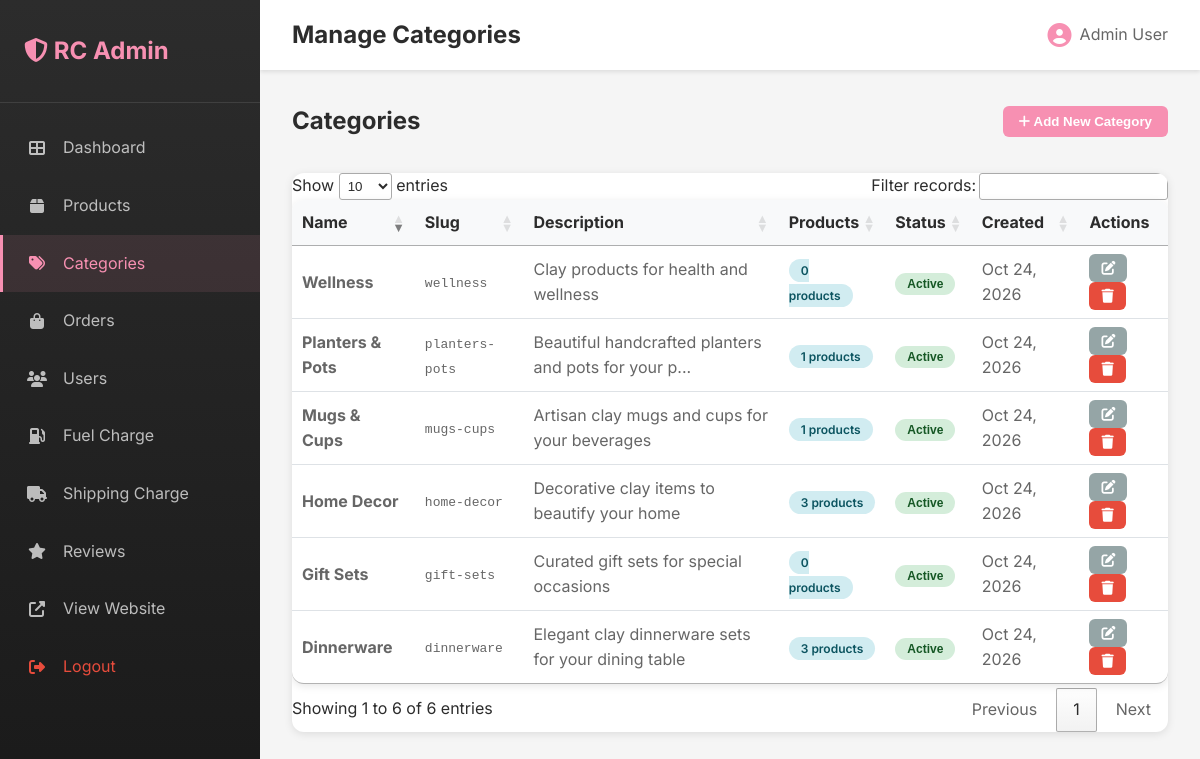
Screenshot of /admin/categories.php (signed in) with the database file from the repository.
### tables this page shows
CREATE TABLE categories (
    id INT AUTO_INCREMENT PRIMARY KEY,
    name VARCHAR(100) NOT NULL,
    slug VARCHAR(100) UNIQUE NOT NULL,
    description TEXT,
    image VARCHAR(255),
    status TINYINT(1) DEFAULT 1,
    created_at TIMESTAMP DEFAULT CURRENT_TIMESTAMP,
    INDEX idx_slug (slug)
);

### admin/categories.php (the view, shortened to what this page needs)
<?php
require_once '../config.php';
$page_title = 'Manage Categories';
$categories = $conn->query("SELECT c.*, COUNT(p.id) as product_count
                            FROM categories c
                            LEFT JOIN products p ON c.id = p.category_id
                            GROUP BY c.id
                            ORDER BY c.created_at DESC");
include 'includes/header.php';
?>
<div style="display: flex; justify-content: space-between; align-items: center; margin-bottom: 2rem;">
    <h2 style="margin: 0;">Categories</h2>
    <button class="btn-admin btn-admin-primary" onclick="showAddModal()">
        <i class="fas fa-plus"></i> Add New Category
    </button>
</div>
<div style="background: white; border-radius: 12px; overflow: hidden; box-shadow: 0 2px 8px rgba(0,0,0,0.1);">
    <table class="admin-table">
        <thead>
            <tr>
                <th>Name</th>
                <th>Slug</th>
                <th>Description</th>
                <th>Products</th>
                <th>Status</th>
                <th>Created</th>
                <th>Actions</th>
            </tr>
        </thead>
        <tbody>
            <?php if ($categories->num_rows > 0): ?>
                <?php while($category = $categories->fetch_assoc()): ?>
                <tr>
                    <td><strong><?php echo $category['name']; ?></strong></td>
                    <td><code><?php echo $category['slug']; ?></code></td>
                    <td><?php echo substr($category['description'] ?? '', 0, 50); ?><?php echo strlen($category['description'] ?? '') > 50 ? '...' : ''; ?></td>
                    <td>
                        <span class="badge badge-info"><?php echo $category['product_count']; ?> products</span>
                    </td>
                    <td>
                        <form method="POST" style="display: inline;">
                            <button type="submit" class="badge <?php echo $category['status'] ? 'badge-success' : 'badge-danger'; ?>"
                                    style="border: none; cursor: pointer;">
                                <?php echo $category['status'] ? 'Active' : 'Inactive'; ?>
                            </button>
                        </form>
                    </td>
                    <td><?php echo date('M d, Y', strtotime($category['created_at'])); ?></td>
                    <td>
                        <button class="btn-admin btn-admin-secondary" onclick='editCategory(<?php echo json_encode($category); ?>)'
                                style="font-size: 0.875rem; padding: 0.375rem 0.75rem;">
                            <i class="fas fa-edit"></i>
                        </button>
                        <form method="POST" style="display: inline;" onsubmit="return confirm('Delete this category?');">
                            <button type="submit" class="btn-admin btn-admin-danger"
                                    style="font-size: 0.875rem; padding: 0.375rem 0.75rem;">
                                <i class="fas fa-trash"></i>
                            </button>
                        </form>
                    </td>
                </tr>
                <?php endwhile; ?>
            <?php endif; ?>
        </tbody>
    </table>
</div>
<?php include 'includes/footer.php'; ?>

### admin/includes/header.php (shortened to what this page needs)
<!DOCTYPE html>
<html lang="en">
<head>
    <link rel="stylesheet" href="../style.css">
    <link rel="stylesheet" href="../pages-styles.css">
    <link rel="stylesheet" href="admin-style.css">
    <link rel="stylesheet" href="https://cdnjs.cloudflare.com/ajax/libs/font-awesome/6.4.0/css/all.min.css">
    <link rel="stylesheet" href="https://cdn.datatables.net/1.13.4/css/jquery.dataTables.min.css">
</head>
<body class="admin-body">
    <div class="admin-wrapper">
        <aside class="admin-sidebar">
            <div class="admin-logo">
                <h2><i class="fas fa-shield-alt"></i> RC Admin</h2>
            </div>
            <nav class="admin-nav">
                <a href="index.php" class="<?php echo basename($_SERVER['PHP_SELF']) == 'index.php' ? 'active' : ''; ?>">
                    <i class="fas fa-th-large"></i> Dashboard
                </a>
                <a href="products.php" class="<?php echo basename($_SERVER['PHP_SELF']) == 'products.php' ? 'active' : ''; ?>">
                    <i class="fas fa-box"></i> Products
                </a>
                <a href="categories.php" class="<?php echo basename($_SERVER['PHP_SELF']) == 'categories.php' ? 'active' : ''; ?>">
                    <i class="fas fa-tags"></i> Categories
                </a>
                <a href="orders.php" class="<?php echo basename($_SERVER['PHP_SELF']) == 'orders.php' ? 'active' : ''; ?>">
                    <i class="fas fa-shopping-bag"></i> Orders
                </a>
                <a href="users.php" class="<?php echo basename($_SERVER['PHP_SELF']) == 'users.php' ? 'active' : ''; ?>">
                    <i class="fas fa-users"></i> Users
                </a>
                <a href="fuel-charge.php" class="<?php echo basename($_SERVER['PHP_SELF']) == 'fuel-charge.php' ? 'active' : ''; ?>">
                    <i class="fas fa-gas-pump"></i> Fuel Charge
                </a>
               <a href="shipping-charge.php" class="<?php echo basename($_SERVER['PHP_SELF']) == 'shipping-charge.php' ? 'active' : ''; ?>">
                    <i class="fas fa-truck"></i> Shipping Charge
                </a>
                <a href="reviews.php" class="<?php echo basename($_SERVER['PHP_SELF']) == 'reviews.php' ? 'active' : ''; ?>">
                    <i class="fas fa-star"></i> Reviews
                </a>
                <a href="../index.php" target="_blank">
                    <i class="fas fa-external-link-alt"></i> View Website
                </a>
                <a href="logout.php" style="color: #e74c3c;">
                    <i class="fas fa-sign-out-alt"></i> Logout
                </a>
            </nav>
        </aside>
        <div class="admin-main">
            <header class="admin-topbar">
                <div class="admin-topbar-left">
                    <h1><?php echo $page_title ?? 'Dashboard'; ?></h1>
                </div>
                <div class="admin-topbar-right">
                    <div class="admin-user">
                        <i class="fas fa-user-circle"></i>
                        <span><?php echo $_SESSION['admin_name']; ?></span>
                    </div>
                </div>
            </header>
            <div class="admin-content">

### admin/includes/footer.php (shortened to what this page needs)
            </div>
        </div>
    </div>
</body>
</html>

### admin/admin-style.css (style rules this page uses)
.admin-body { margin: 0; padding: 0; font-family: 'Inter', sans-serif; background: #f5f5f5; }
.admin-wrapper { display: flex; min-height: 100vh; }
.admin-sidebar { width: 260px; background: linear-gradient(180deg, #2c2c2c 0%, #1a1a1a 100%); color: white; position: fixed; height: 100vh; overflow-y: auto; z-index: 1000; transition: 0.3s; }
.admin-logo { padding: 2rem 1.5rem; border-bottom: 1px solid rgba(255, 255, 255, 0.1); }
.admin-logo h2 { margin: 0; font-size: 1.5rem; color: #F790B2; }
.admin-nav { padding: 1rem 0; }
.admin-nav a { display: flex; align-items: center; gap: 1rem; padding: 1rem 1.5rem; color: rgba(255, 255, 255, 0.7); text-decoration: none; transition: 0.3s; border-left: 3px solid transparent; }
.admin-nav a:hover, .admin-nav a.active { background: rgba(247, 144, 178, 0.1); color: #F790B2; border-left-color: #F790B2; }
.admin-nav a i { width: 20px; text-align: center; }
.admin-main { flex: 1; margin-left: 260px; min-height: 100vh; }
.admin-topbar { background: white; padding: 1rem 2rem; display: flex; justify-content: space-between; align-items: center; box-shadow: 0 2px 4px rgba(0, 0, 0, 0.1); position: sticky; top: 0; z-index: 100; }
.admin-topbar-left { display: flex; align-items: center; gap: 1rem; }
.admin-topbar-left h1 { margin: 0; font-size: 1.5rem; color: #2c2c2c; }
.admin-user { display: flex; align-items: center; gap: 0.5rem; color: #666; }
.admin-user i { font-size: 1.5rem; color: #F790B2; }
.admin-content { padding: 2rem; }
.admin-table { width: 100%; background: white; border-radius: 12px; overflow: hidden; box-shadow: 0 2px 8px rgba(0, 0, 0, 0.1); }
.admin-table thead { background: #f8f9fa; }
.admin-table th { padding: 1rem; text-align: left; font-weight: 600; color: #2c2c2c; border-bottom: 2px solid #dee2e6; }
.admin-table td { padding: 1rem; border-bottom: 1px solid #dee2e6; color: #666; }
.admin-table tr:last-child td { border-bottom: none; }
.btn-admin { padding: 0.5rem 1rem; border: none; border-radius: 6px; cursor: pointer; font-weight: 600; transition: 0.3s; text-decoration: none; display: inline-block; }
.btn-admin-primary { background: #F790B2; color: white; }
.btn-admin-danger { background: #e74c3c; color: white; }
.btn-admin-secondary { background: #95a5a6; color: white; }
.badge { padding: 0.25rem 0.75rem; border-radius: 12px; font-size: 0.75rem; font-weight: 600; }
.badge-success { background: #d4edda; color: #155724; }
.badge-info { background: #d1ecf1; color: #0c5460; }

### rows the page displays
categories: name "Planters & Pots", slug "planters-pots", description "Beautiful handcrafted planters and pots for your p", product_count "1", status "Active", created_at "Oct 24, 2026"
categories: name "Dinnerware", slug "dinnerware", description "Elegant clay dinnerware sets for your dining table", product_count "3", status "Active", created_at "Oct 24, 2026"
categories: name "Home Decor", slug "home-decor", description "Decorative clay items to beautify your home", product_count "3", status "Active", created_at "Oct 24, 2026"
categories: name "Mugs & Cups", slug "mugs-cups", description "Artisan clay mugs and cups for your beverages", product_count "1", status "Active", created_at "Oct 24, 2026"
categories: name "Wellness", slug "wellness", description "Clay products for health and wellness", product_count "0", status "Active", created_at "Oct 24, 2026"
categories: name "Gift Sets", slug "gift-sets", description "Curated gift sets for special occasions", product_count "0", status "Active", created_at "Oct 24, 2026"

### other values shown
$page_title "Manage Categories"
$_SESSION['admin_name'] "Admin User"
